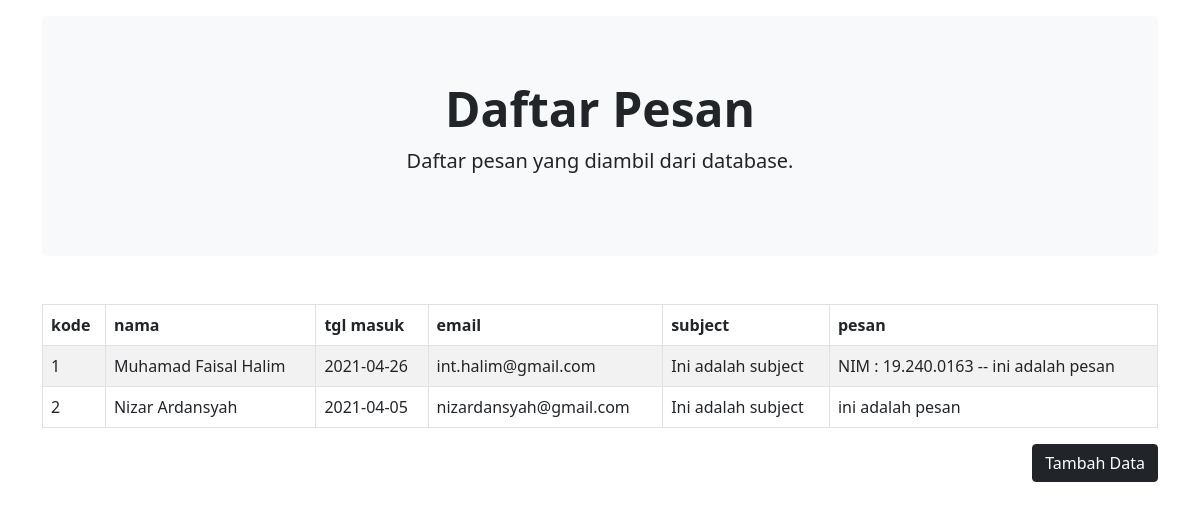
The page / on the database its author committed.
### tables this page shows
CREATE TABLE `pesan` (
  `kode_pesan` int(11) NOT NULL,
  `nama` varchar(20) NOT NULL,
  `tanggal_masuk` date NOT NULL,
  `email` varchar(35) NOT NULL,
  `subject` varchar(25) NOT NULL,
  `pesan` text NOT NULL
);

### config.php (called while the page is built, shortened)
<?php
	$tablename = "pesan";
 ?>

### index.php (the view, shortened to what this page needs)
<?php
	include 'config.php';
	$sql = "SELECT * FROM $tablename";
	$hasil = $conn->query($sql);
?>
<!DOCTYPE html>
<html>
<head>
	<link href="https://cdn.jsdelivr.net/npm/bootstrap@5.0.0-beta3/dist/css/bootstrap.min.css" rel="stylesheet">
</head>
<body>
	<div class="container">
		<div class="p-5 mb-4 bg-light rounded-3 mt-3">
		<div class="container-fluid py-3 text-center">
			<h1 class="display-5 fw-bold">Daftar Pesan</h1>
			<p class="fs-5">Daftar pesan yang diambil dari database.</p>
		</div>
		</div>
		<center>
			<table class="mt-5 table table-bordered table-striped table-hover">
				<thead>
					<tr>
						<th>kode</th>
						<th>nama</th>
						<th>tgl masuk</th>
						<th>email</th>
						<th>subject</th>
						<th>pesan</th>
					</tr>
				</thead>
				<tbody>
				<?php if($hasil->num_rows > 0) : ?>
					<?php foreach ($hasil as $key => $val) : ?>
						<tr>
						<td><?= $val['kode_pesan'] ?></td>
						<td><?= $val['nama'] ?></td>
						<td><?= $val['tanggal_masuk'] ?></td>
						<td><?= $val['email'] ?></td>
						<td><?= $val['subject'] ?></td>
						<td><?= $val['pesan'] ?></td>
						</tr>
					<?php endforeach; ?>
				<?php else : ?>
					<tr>
						<td colspan="6" class="text-center" >Data Kosong</td>
					</tr>
				<?php endif; ?>
				</tbody>
			</table>
		</center>
		<a href="./insert.php" class="btn btn-dark float-end">Tambah Data</a>
	</div>
</body>
</html>

### rows shown on the page
pesan: kode_pesan "1", nama "Muhamad Faisal Halim", tanggal_masuk "2021-04-26", email "int.halim@gmail.com", subject "Ini adalah subject", pesan "NIM : 19.240.0163 -- ini adalah pesan"
pesan: kode_pesan "2", nama "Nizar Ardansyah", tanggal_masuk "2021-04-05", email "nizardansyah@gmail.com", subject "Ini adalah subject", pesan "ini adalah pesan"
